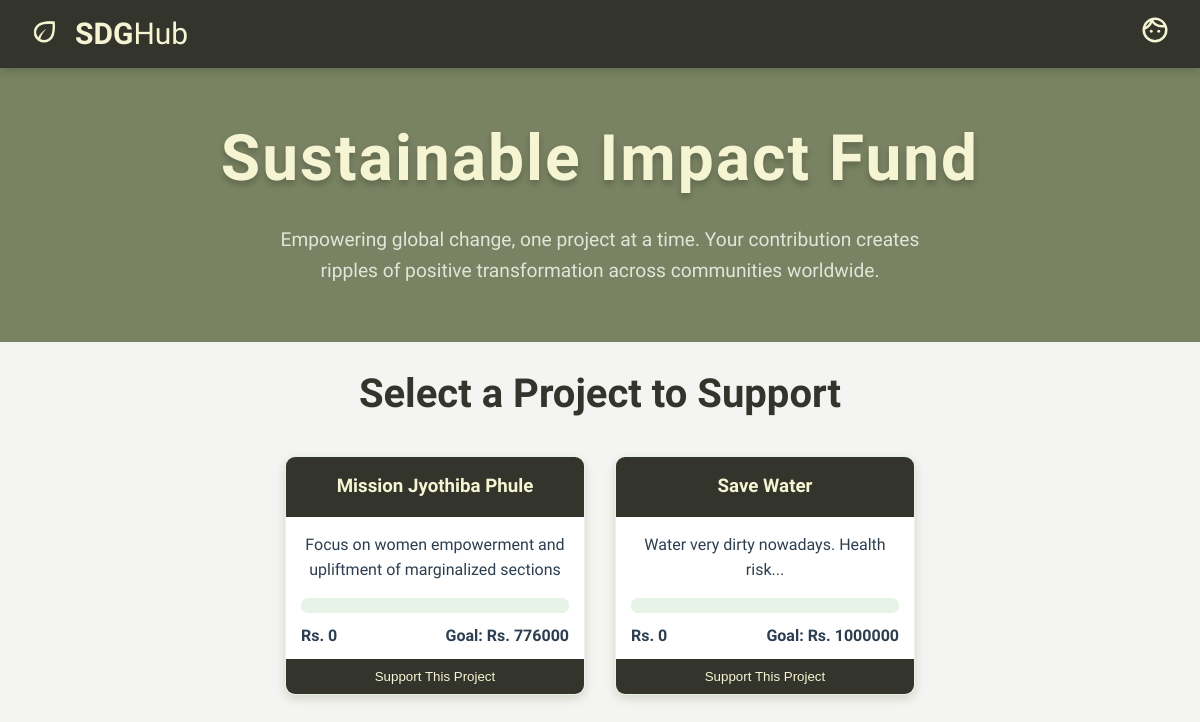
Page /sdgapp/funds/ (signed in) on the earlier database version.
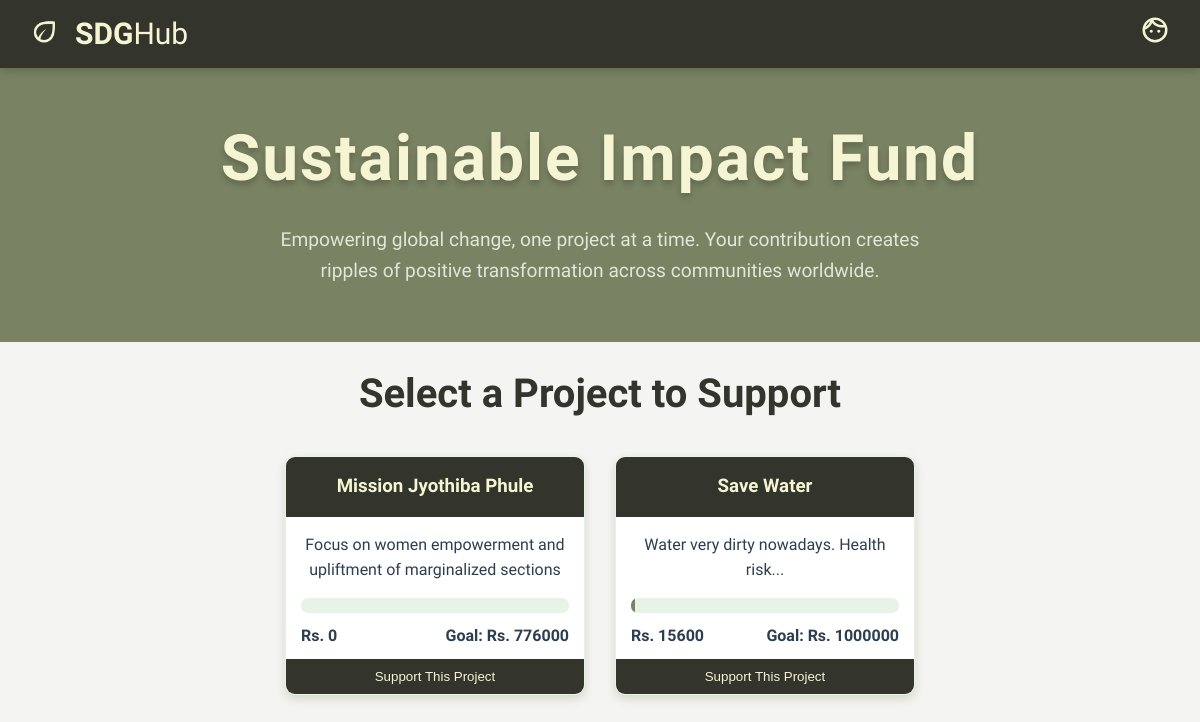
Same page on the later database version.
### sdgapp/models.py (models this page shows, shortened)
class UserProjects(models.Model):
    user = models.ForeignKey(User, on_delete=models.CASCADE)
    title = models.CharField(max_length=255)
    sdg_goal = models.CharField(max_length=255)
    description = models.TextField()
    collaborators = models.TextField(blank=True)
    funding_target = models.PositiveIntegerField()
    funding_received = models.PositiveIntegerField()

### sdgapp/views.py (the view, shortened to what this page needs)
# urls.py: path('funds/',views.Funds,name='funds'),
@login_required
def Funds(request):
    all_projects = UserProjects.objects.all()  # Fetch all projects
    total_funds_raised = all_projects.aggregate(Sum('funding_received'))['funding_received__sum'] or 0
    total_funding_target = all_projects.aggregate(Sum('funding_target'))['funding_target__sum'] or 0
    remaining_funds_needed = total_funding_target - total_funds_raised
    return render(request, 'funds.html', {
        'all_projects': all_projects,
        'total_funds_raised': total_funds_raised,
        'total_funding_target': total_funding_target,
        'remaining_funds_needed': remaining_funds_needed,
    })

### templates/funds.html (shortened to what this page needs)
<!DOCTYPE html>
<html lang="en">
<head>
    {% load static %}
    <link rel="stylesheet" href="https://cdnjs.cloudflare.com/ajax/libs/font-awesome/6.4.0/css/all.min.css">
    <link rel="stylesheet" href="{% static "css\funds.css" %}">
    <link rel="stylesheet" href="{% static "css\goal17.css" %}">
</head>
<body>
    <nav>
        <ul>
            <li><img id="icon" src="{% static "media/leaf.png" %}"></li>
            <li class="main"><a href="{% url "sdgapp:dashboard" %}"><span
                        style="font-family: 'Alumni Sans Pinstripe', serif; font-weight: 600;">SDG</span>Hub</a></li>
        </ul>
        <div class="other_resources">
            <ul class="links">
                <li><img class="profile" src="{% static "media/face_24dp_F5F5D3_FILL0_wght400_GRAD0_opsz24.svg" %}">
                </li>
            </ul>
        </div>
    </nav>
    <header class="page-header">
        <center>
            <h1>Sustainable Impact Fund</h1>
        </center>
        <p>Empowering global change, one project at a time. Your contribution creates ripples of positive transformation
            across communities worldwide.</p>
    </header>
    <main class="fundraising-container">
        <section class="project-selection">
            <h2 class="section-title">Select a Project to Support</h2>
            <div class="project-grid">
                {% for project in all_projects %}
                <div class="project-card" data-project-id="{{ project.id }}">
                    <h3>{{ project.title }}</h3>
                    <p>{{ project.description }}</p>
                    <div class="project-details">
                        <div class="progress-container">
                            <div class="progress-bar" id="project-{{ project.id }}-progress">
                            </div>
                        </div>
                        <div class="funding-info">
                            <span class="raised">Rs. {{ project.funding_received }}</span>
                            <span class="goal">Goal: Rs. {{ project.funding_target }}</span>
                        </div>
                    </div>
                    <button class="select-project">Support This Project</button>
                </div>
                {% empty %}
                <p>No projects available.</p>
                {% endfor %}
            </div>
        </section>
    </main>
</body>
</html>

Differences in the rows shown:
changed UserProjects "Save Water": funding_received "0" → "15600"
